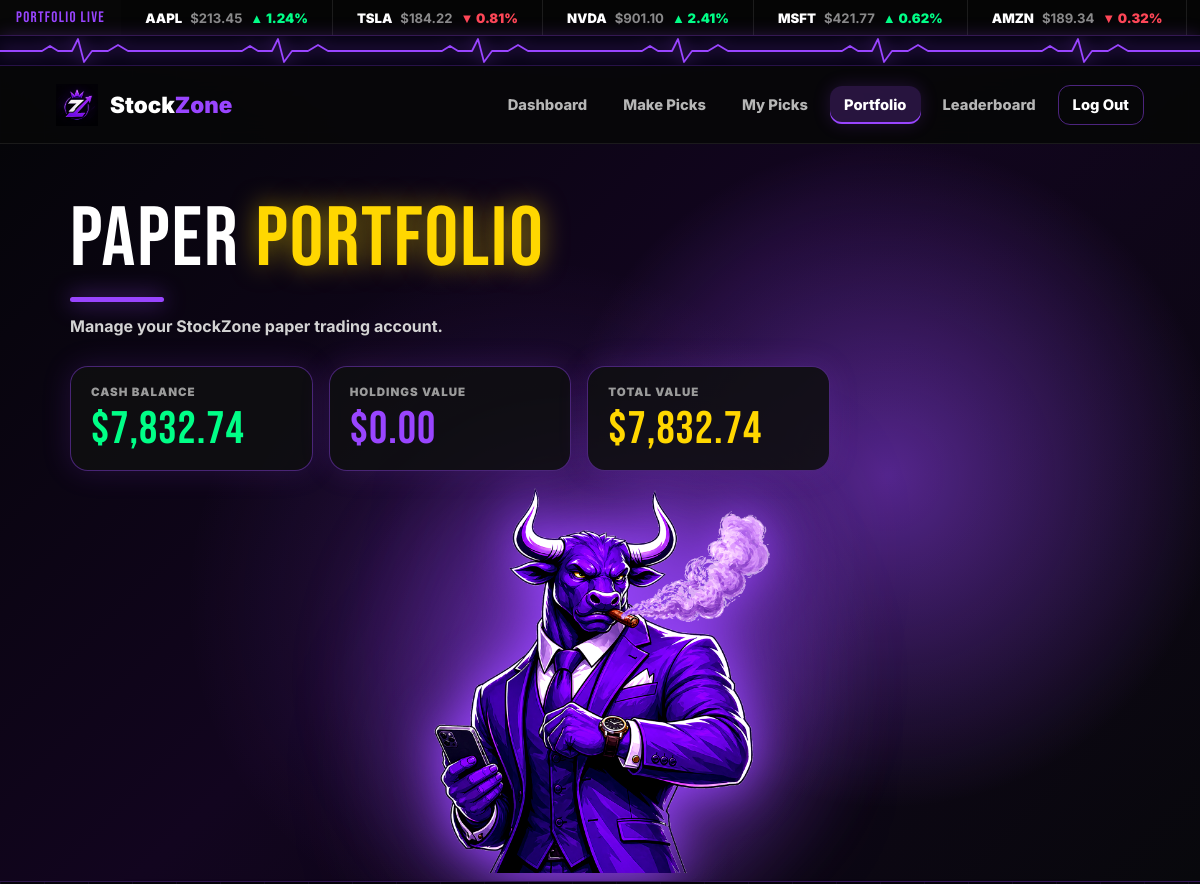
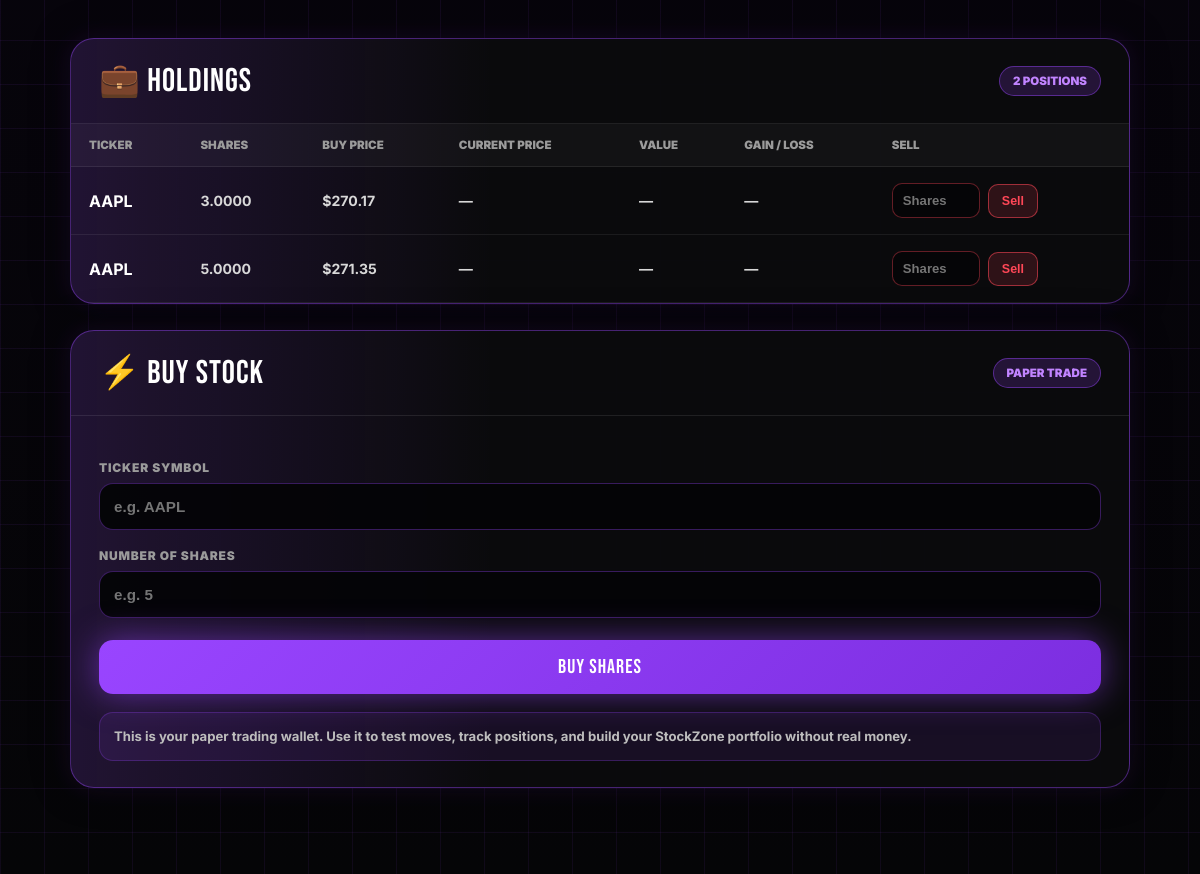
/portfolio/ (signed in), run on the app's committed database (2 pictures, top to bottom).
### core/models.py (models this page shows, shortened)
class PaperPortfolio(models.Model):
    user = models.OneToOneField(User, on_delete=models.CASCADE, related_name="paper_portfolio")
    balance = models.DecimalField(max_digits=12, decimal_places=2, default=10000)
    updated_at = models.DateTimeField(auto_now=True)

class PaperHolding(models.Model):
    user = models.ForeignKey(User, on_delete=models.CASCADE, related_name="paper_holdings")
    ticker = models.CharField(max_length=10)
    shares = models.DecimalField(max_digits=10, decimal_places=4)
    buy_price = models.DecimalField(max_digits=10, decimal_places=2)
    bought_at = models.DateTimeField(auto_now_add=True)

### core/views.py (the view)
# urls.py: path("portfolio/", portfolio, name="portfolio"),
@login_required
def portfolio(request):
    paper, _ = PaperPortfolio.objects.get_or_create(user=request.user, defaults={"balance": Decimal("10000")})
    holdings = list(PaperHolding.objects.filter(user=request.user).order_by("ticker"))
    tickers = list({h.ticker for h in holdings})
    prices = _fetch_prices(tickers)
    enriched = []
    total_holdings_value = Decimal("0")
    for h in holdings:
        current_price = prices.get(h.ticker)
        if current_price is not None:
            current_price = Decimal(str(round(current_price, 2)))
            gain_loss = (current_price - h.buy_price) * h.shares
            gain_loss_pct = round((current_price - h.buy_price) / h.buy_price * 100, 2)
            holding_value = current_price * h.shares
            total_holdings_value += holding_value
        else:
            gain_loss = gain_loss_pct = holding_value = None
        enriched.append({
            "holding": h,
            "current_price": current_price,
            "gain_loss": gain_loss,
            "gain_loss_pct": gain_loss_pct,
            "holding_value": holding_value,
        })
    return render(request, "core/portfolio.html", {
        "paper": paper,
        "holdings": enriched,
        "total_holdings_value": total_holdings_value,
        "total_value": paper.balance + total_holdings_value,
    })

### core/views.py (called while the page is built)
def _fetch_prices(tickers):
    if not tickers:
        return {}
    raw = yf.download(tickers, period="2d", auto_adjust=True, progress=False)["Close"]
    if raw.ndim == 1:
        raw = raw.to_frame(name=tickers[0])
    prices = {}
    for t in tickers:
        try:
            prices[t] = float(raw[t].dropna().iloc[-1])
        except Exception:
            prices[t] = None
    return prices

### core/templates/core/portfolio.html (shortened to what this page needs)
{% load static %}
{% load humanize %}
<!DOCTYPE html>
<html lang="en">
<head>
</head>
<body>
  <div class="bg-layer">
    <div class="bg-grid"></div>
  </div>
  <div class="ticker-tape">
    <div class="ticker-label">PORTFOLIO LIVE</div>
    <div class="ticker-mask">
      <div class="ticker-track" id="tickerTrack">
        <span class="tick-item"><span class="tick-sym">AAPL</span><span class="tick-price">$213.45</span><span class="tick-up">▲ 1.24%</span></span>
        <span class="tick-item"><span class="tick-sym">TSLA</span><span class="tick-price">$184.22</span><span class="tick-down">▼ 0.81%</span></span>
        <span class="tick-item"><span class="tick-sym">NVDA</span><span class="tick-price">$901.10</span><span class="tick-up">▲ 2.41%</span></span>
        <span class="tick-item"><span class="tick-sym">MSFT</span><span class="tick-price">$421.77</span><span class="tick-up">▲ 0.62%</span></span>
        <span class="tick-item"><span class="tick-sym">AMZN</span><span class="tick-price">$189.34</span><span class="tick-down">▼ 0.32%</span></span>
        <span class="tick-item"><span class="tick-sym">META</span><span class="tick-price">$512.18</span><span class="tick-up">▲ 1.11%</span></span>
      </div>
    </div>
  </div>
  <div class="ekg-bar" id="ekgBar"></div>
  <nav class="navbar">
    <a class="navbar-brand" href="{% url 'dashboard' %}">
      <img src="{% static 'core/logo.png' %}" alt="StockZone Logo">
      <div class="brand-text">Stock<span>Zone</span></div>
    </a>
    <div class="navbar-links">
      <a href="{% url 'dashboard' %}">Dashboard</a>
      <a href="{% url 'make_picks' %}">Make Picks</a>
      <a href="{% url 'my_picks' %}">My Picks</a>
      <a href="{% url 'portfolio' %}" class="active">Portfolio</a>
      <a href="{% url 'leaderboard' %}">Leaderboard</a>
      <a href="{% url 'logout' %}" class="logout-link">Log Out</a>
    </div>
  </nav>
  <section class="hero">
    <div class="hero-left">
      <h1>PAPER <span>PORTFOLIO</span></h1>
      <div class="hero-line"></div>
      <p class="hero-sub">Manage your StockZone paper trading account.</p>
      <div class="stat-row">
        <div class="stat-card">
          <div class="stat-label">Cash Balance</div>
          <div class="stat-value stat-cash">${{ paper.balance|floatformat:2|intcomma }}</div>
        </div>
        <div class="stat-card">
          <div class="stat-label">Holdings Value</div>
          <div class="stat-value stat-holdings">${{ total_holdings_value|floatformat:2|intcomma }}</div>
        </div>
        <div class="stat-card">
          <div class="stat-label">Total Value</div>
          <div class="stat-value stat-total">${{ total_value|floatformat:2|intcomma }}</div>
        </div>
      </div>
    </div>
    <div class="hero-bull-wrap">
      <img src="{% static 'core/portfolio_bul.png' %}" alt="Portfolio Bull" class="hero-bull">
    </div>
  </section>
  <main class="content">
    <div class="portfolio-layout">
      <section class="panel">
        <div class="panel-header">
          <div class="panel-title">💼 Holdings</div>
          <div class="panel-chip">
            {% if holdings %}{{ holdings|length }} Position{{ holdings|length|pluralize }}{% else %}No Positions{% endif %}
          </div>
        </div>
        {% if holdings %}
          <table class="holdings-table">
            <thead>
              <tr>
                <th>Ticker</th>
                <th>Shares</th>
                <th>Buy Price</th>
                <th>Current Price</th>
                <th>Value</th>
                <th>Gain / Loss</th>
                <th>Sell</th>
              </tr>
            </thead>
            <tbody>
              {% for row in holdings %}
                <tr>
                  <td class="ticker-cell"><strong>{{ row.holding.ticker }}</strong></td>
                  <td>{{ row.holding.shares }}</td>
                  <td>${{ row.holding.buy_price|floatformat:2|intcomma }}</td>
                  <td>
                    {% if row.current_price %}
                      ${{ row.current_price|floatformat:2|intcomma }}
                    {% else %}
                      —
                    {% endif %}
                  </td>
                  <td>
                    {% if row.holding_value %}
                      ${{ row.holding_value|floatformat:2|intcomma }}
                    {% else %}
                      —
                    {% endif %}
                  </td>
                  <td class="{% if row.gain_loss %}{% if row.gain_loss >= 0 %}pos{% else %}neg{% endif %}{% endif %}">
                    {% if row.gain_loss is not None %}
                      {% if row.gain_loss >= 0 %}+{% endif %}${{ row.gain_loss|floatformat:2|intcomma }}
                      ({% if row.gain_loss_pct >= 0 %}+{% endif %}{{ row.gain_loss_pct }}%)
                    {% else %}
                      —
                    {% endif %}
                  </td>
                  <td>
                    <form class="sell-form" method="post" action="{% url 'sell_stock' %}">
                      <input type="number" name="shares" placeholder="Shares" min="0.0001" max="{{ row.holding.shares }}" step="any" required>
                      <button type="submit" class="sell-btn">Sell</button>
                    </form>
                  </td>
                </tr>
              {% endfor %}
            </tbody>
          </table>
        {% else %}
          <div class="empty">No holdings yet. Buy your first stock to start building your paper portfolio.</div>
        {% endif %}
      </section>
      <aside class="panel buy-panel">
        <div class="panel-header">
          <div class="panel-title">⚡ Buy Stock</div>
          <div class="panel-chip">Paper Trade</div>
        </div>
        <form class="buy-form" method="post" action="{% url 'buy_stock' %}">
          <label for="ticker">Ticker Symbol</label>
          <input type="text" id="ticker" name="ticker" placeholder="e.g. AAPL" maxlength="10" required>
          <label for="shares">Number of Shares</label>
          <input type="number" id="shares" name="shares" placeholder="e.g. 5" min="0.0001" step="any" required>
          <button type="submit">Buy Shares</button>
        </form>
        <div class="mini-note">
          This is your paper trading wallet. Use it to test moves, track positions, and build your StockZone portfolio without real money.
        </div>
      </aside>
    </div>
  </main>
</body>
</html>

### data on the page
PaperPortfolio: balance "7,832.74"
PaperHolding: holding.ticker "AAPL", holding.shares "3.0000", holding.buy_price "270.17"
PaperHolding: holding.ticker "AAPL", holding.shares "5.0000", holding.buy_price "271.35"

### other printed values
{{ total_holdings_value|floatformat:2|intcomma }} "0.00"
{{ total_value|floatformat:2|intcomma }} "7,832.74"
{{ holdings|length }} "2"
